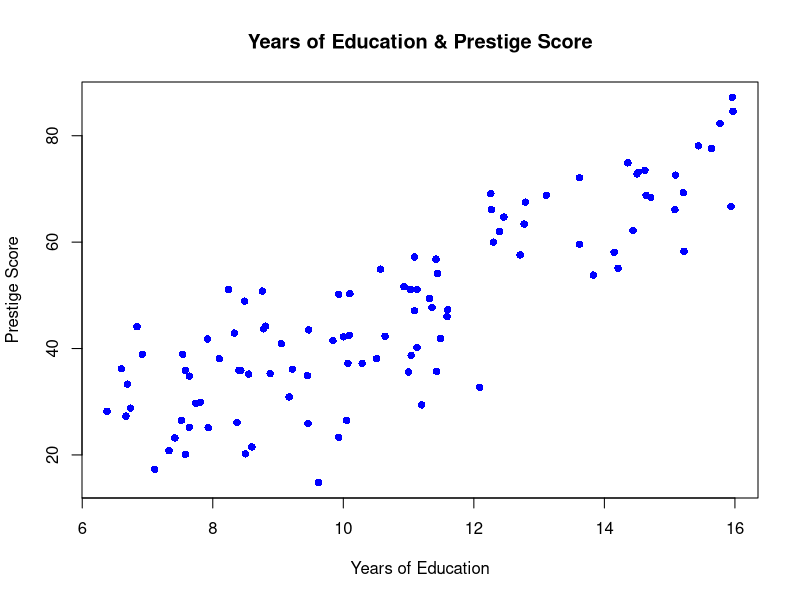
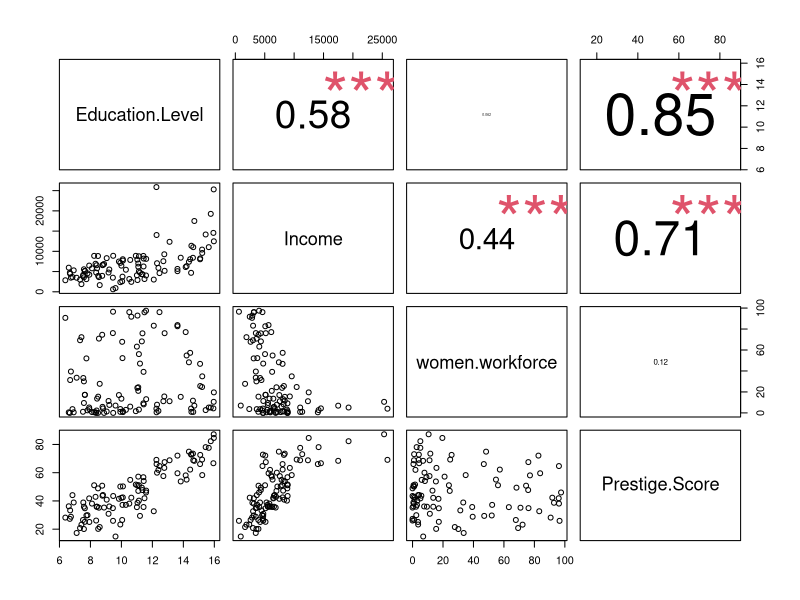
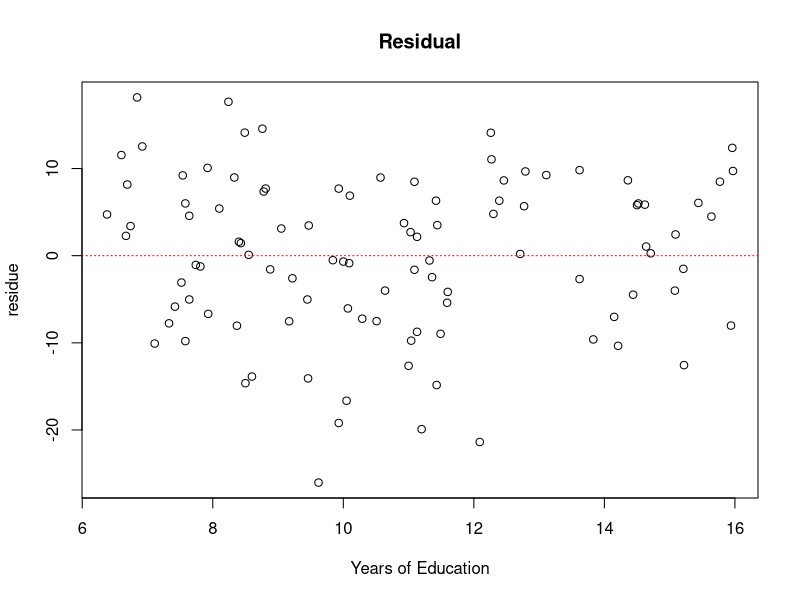
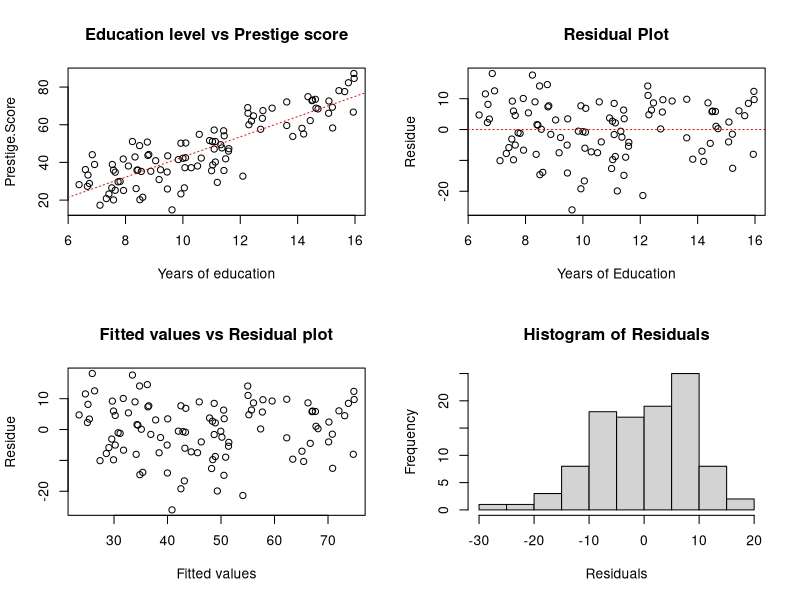
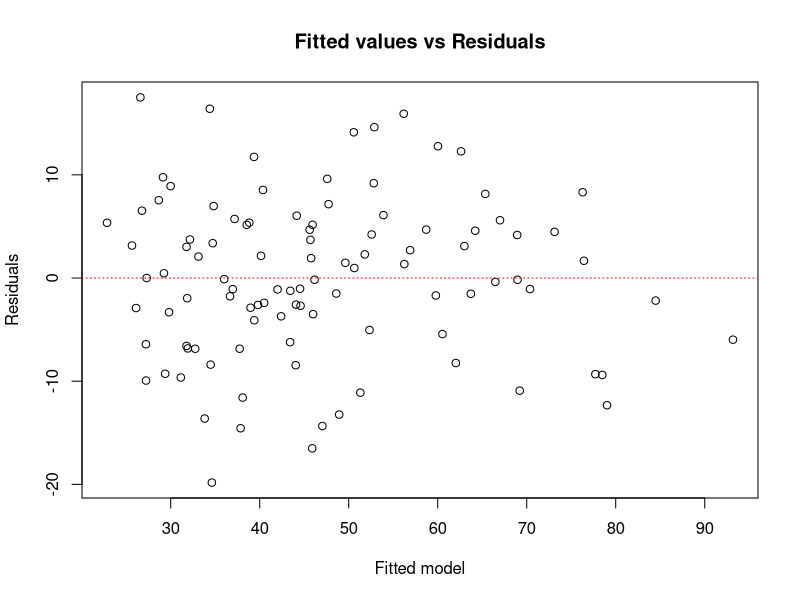
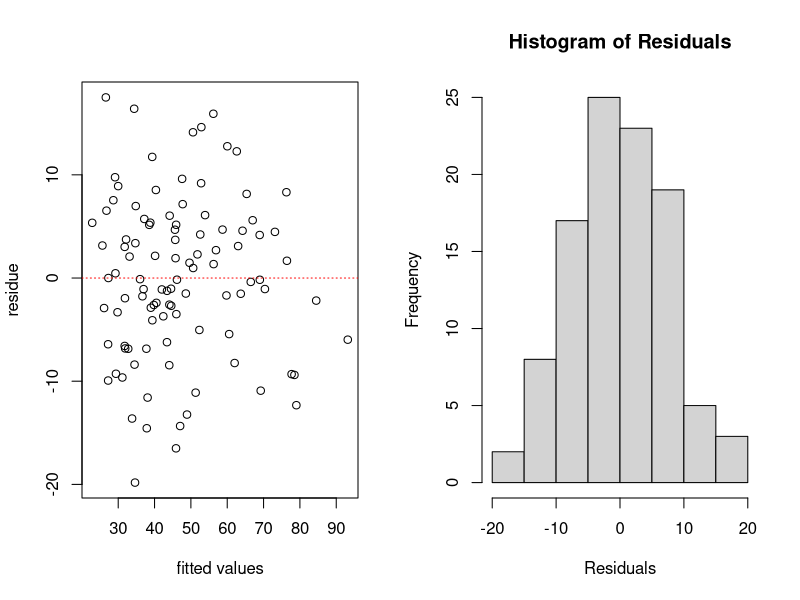

The R script that drew these images, in order:
## ---- chunk 1
knitr::opts_chunk$set(echo = TRUE)
## ---- chunk 2
census.data <- read.csv('census_data.csv')
census.data <- census.data[,c(-1)]
head(census.data)
## ---- chunk 3
attach(census.data)

#Scatter plot
plot(Education.Level, Prestige.Score, pch=16, col='blue',
     xlab = 'Years of Education',
     ylab = 'Prestige Score',
     main = 'Years of Education & Prestige Score')
## ---- chunk 4
panel.cor <- function(x, y, digits=2, prefix="", cex.cor) 
{
  usr <- par("usr"); on.exit(par(usr)) 
  par(usr = c(0, 1, 0, 1)) 
  r <- abs(cor(x, y)) 
  txt <- format(c(r, 0.123456789), digits=digits)[1] 
  txt <- paste(prefix, txt, sep="") 
  
  if(missing(cex.cor)) 
    cex <- 0.8/strwidth(txt) 
  
  test <- cor.test(x,y) 
  # borrowed from printCoefmat
  Signif <- symnum(test$p.value, corr = FALSE, na = FALSE, 
                   cutpoints = c(0, 0.001, 0.01, 0.05, 0.1, 1),
                   symbols = c("***", "**", "*", ".", " ")) 
  
  text(0.5, 0.5, txt, cex = cex * r) 
  text(.8, .8, Signif, cex=cex, col=2) 
}


pairs(census.data, upper.panel = panel.cor)
## ---- chunk 5
print(cor(Education.Level, Prestige.Score))
## ---- chunk 6
# SLR between score and education level
slr.m <- lm(Prestige.Score~Education.Level, data = census.data)

# Residuals and plotting them
#resid(slr.m)

plot(Education.Level, resid(slr.m), axes=TRUE, frame.plot=TRUE, 
     xlab='Years of Education', ylab='residue', main = 'Residual')
abline(h=0, lty=3, col='red')

## ---- chunk 7
par(mfrow=c(2,2))

plot(Education.Level, Prestige.Score, xlab= "Years of education",
     main = 'Education level vs Prestige score')
abline(slr.m, col = 'red', lty =3)

plot(Education.Level, resid(slr.m), axes=TRUE, frame.plot=TRUE, xlab='Years of Education', ylab='Residue',
     main = 'Residual Plot')
abline(h=0, lty=3, col='red')

plot(fitted(slr.m), resid(slr.m), axes=TRUE, frame.plot=TRUE, xlab='Fitted values', ylab='Residue',
     main = 'Fitted values vs Residual plot')

hist(resid(slr.m), main = 'Histogram of Residuals', xlab = 'Residuals')

par(mfrow=c(1,1))
## ---- chunk 8
# IQR Outlier detection.
outlier_iqr <- function(x){
  iqr <- IQR(x,na.rm = T,type = 7)
  q <- quantile(x)
  upper_bound = q[4]+(iqr*1.5)
  lower_bound = q[2]-(iqr*1.5)
  outliers <- which ((x > upper_bound) | (x < lower_bound))
  return(outliers)
}

# Checking outliers for Education level and Prestige score
print(outlier_iqr(Education.Level))
print(outlier_iqr(Prestige.Score))
## ---- chunk 9
# Influence points
cooks.dist <- cooks.distance(slr.m)
which(cooks.dist > (4/(nrow(census.data)-2-1))) # 24 53 67 
## ---- chunk 10
# Checking the effect of all Influence points
influence.points <- c(24, 53, 67)

for (i in influence.points) {
  Education.Level2 <- census.data$Education.Level[-i]
  Prestige.Score2 <- census.data$Prestige.Score[-i]
  
  census.data2 <- data.frame(Prestige.Score2, Education.Level2)
  cor(Prestige.Score2, Education.Level2)
  
  lm.2 <- lm(Prestige.Score2 ~ Education.Level2, data = census.data2)
  model.summary <- summary(lm.2)
  print(paste('Influence Point:', i, 
              '  R-squared: ',  round(model.summary$r.squared,4),
              '  beta1: ', model.summary$coefficients[2,1]),)
}

## ---- chunk 11
summary(slr.m)
## ---- chunk 12
qf(0.95, df1 = 3, df2 = nrow(census.data)-3-1)

## ---- chunk 13
mlr.model <- lm(Prestige.Score ~ Education.Level+Income+women.workforce, data = census.data)

summary(mlr.model)

## ---- chunk 14
# Display t values for each predictors
summary(mlr.model)


# Critical t-value
t.critical <- qt(1-(0.05/2), df = nrow(census.data)-3-1)
print(paste('t-critical: ', round(t.critical,4)))

## ---- chunk 15
# Confidence Interval for education
lower.education.confit <-  round(4.1866373 - (t.critical * 0.3887013) , 4)
upper.education.confit <-  round(4.1866373 + (t.critical * 0.3887013) , 4)
print(paste('CI for education: ', lower.education.confit, '~' ,upper.education.confit ))

# Confidence Interval for Income
lower.income.confit <-  round(0.0013136 - (t.critical * 0.0002778) , 4)
upper.income.confit <-  round(0.0013136 + (t.critical * 0.0002778) , 4)
print(paste('CI for Income: ', lower.income.confit, '~' ,upper.income.confit ))

## ---- chunk 16
plot(fitted(mlr.model), resid(mlr.model),
     xlab = 'Fitted model', ylab = 'Residuals',
     main = 'Fitted values vs Residuals')  
abline(h=0, lty = 3, col = 'red')
## ---- chunk 17
par(mfrow=c(1,2))

plot(fitted(mlr.model), resid(mlr.model), axes=TRUE, frame.plot=TRUE, xlab='fitted values', ylab='residue')
abline(h=0, col = 'red', lty=3)

hist(resid(mlr.model), xlab = 'Residuals', main = 'Histogram of Residuals')

par(mfrow=c(1,1))
## ---- chunk 18
# IQR Outlier detection.
outlier_iqr <- function(x){
  iqr <- IQR(x,na.rm = T,type = 7)
  q <- quantile(x)
  upper_bound = q[4]+(iqr*1.5)
  lower_bound = q[2]-(iqr*1.5)
  outliers <- which ((x > upper_bound) | (x < lower_bound))
  return(outliers)
}

# Checking outliers for Education level and Prestige score
print(outlier_iqr(Education.Level))
print(outlier_iqr(Income))
print(outlier_iqr(women.workforce))
print(outlier_iqr(Prestige.Score))
## ---- chunk 19
# Influence points
cooks.dist <- cooks.distance(mlr.model)
which(cooks.dist > (4/(nrow(census.data)-2-1))) # 24 53 67 
## ---- chunk 20
# Checking the effect of all Influence points
influence.points <- c(2, 20, 24, 27, 29, 53, 54, 67, 82)

for (i in influence.points) {
  mlrdata.influence  <- census.data[-i,]
  
  mlr.2 <- lm(Prestige.Score ~ Education.Level+Income+women.workforce, data = mlrdata.influence)
  model.summary <- summary(mlr.2)
  print(paste('Influence Point:', i, 
              '  R-squared: ',  round(model.summary$r.squared,4),
              '  beta1: ', model.summary$coefficients[2,1]),)
}  
  
# With Influence points ( R-squared and beta1)
summary(mlr.model)$coefficients

summary(mlr.model)$r.squared

